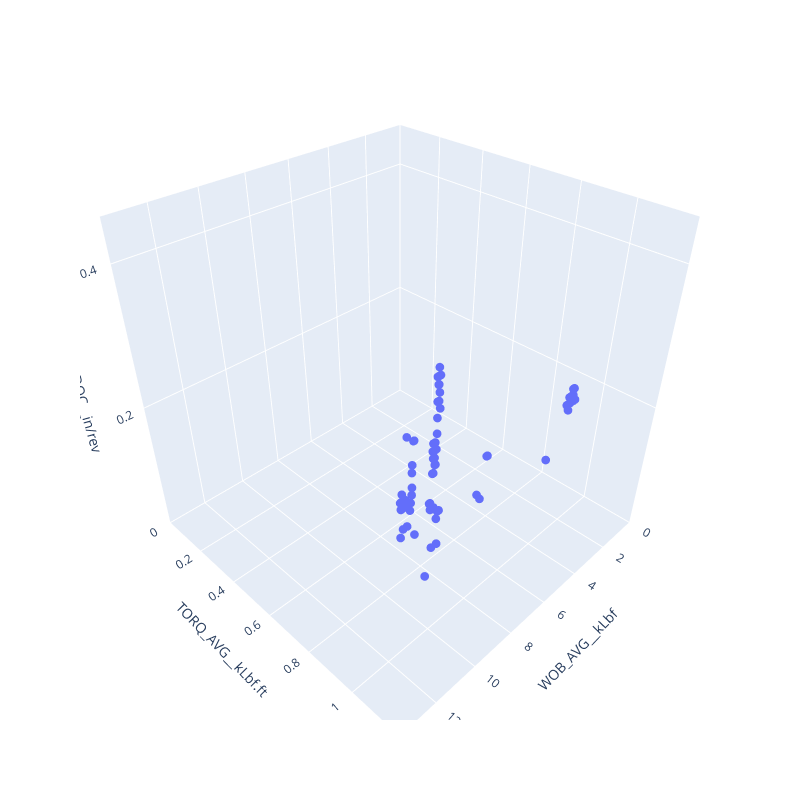

The notebook cell saved with this chart:
### Code cell
plot_3d_scatter(df, 'WOB_AVG__kLbf', 'TORQ_AVG__kLbf.ft', 'DOC__in/rev')

### Figure 1 — Plotly figure (JSON) as saved in the notebook; plotly's stock layout.template omitted (floating-point values rounded to 4 significant figures; data arrays with more than 128 entries replaced by an {"elided": "..."} marker saying what was removed)
{"data": [{"hovertemplate": "WOB_AVG__kLbf=%{x}<br>TORQ_AVG__kLbf.ft=%{y}<br>DOC__in/rev=%{z}<extra></extra>", "legendgroup": "", "marker": {"color": "#636efa", "size": 3, "symbol": "circle"}, "mode": "markers", "name": "", "scene": "scene", "showlegend": false, "type": "scatter3d", "x": {"elided": "138 float values"}, "y": {"elided": "138 int values"}, "z": {"elided": "138 float values"}}], "layout": {"height": 800, "legend": {"tracegroupgap": 0}, "margin": {"t": 60}, "scene": {"domain": {"x": [0, 1], "y": [0, 1]}, "xaxis": {"range": [0, 13.72], "title": {"text": "WOB_AVG__kLbf"}}, "yaxis": {"range": [0, 1.2], "title": {"text": "TORQ_AVG__kLbf.ft"}}, "zaxis": {"range": [0, 0.456], "title": {"text": "DOC__in/rev"}}}, "width": 800}}
